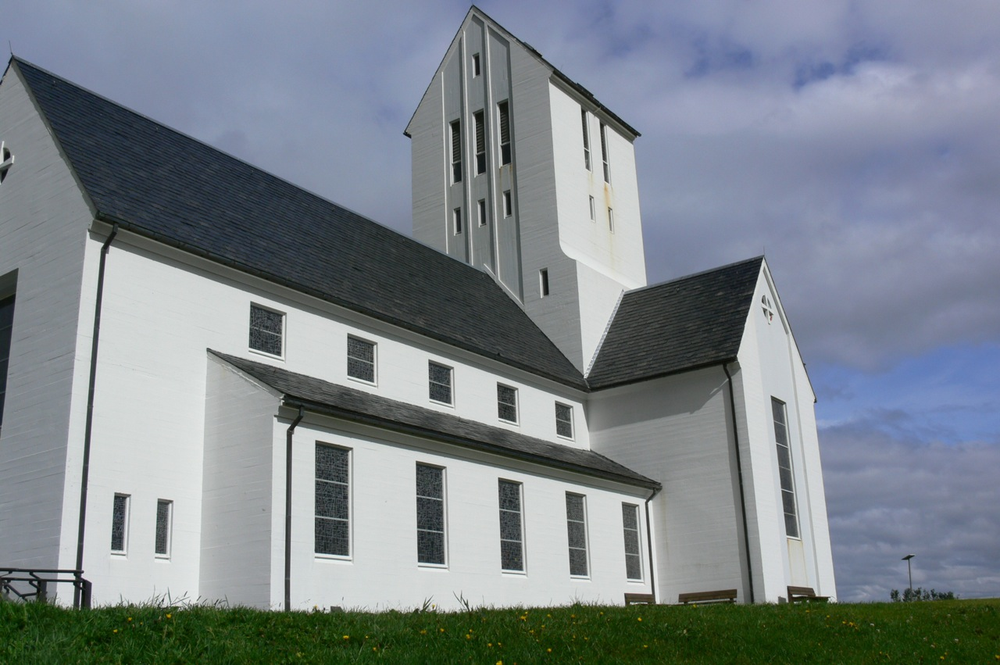
#> input picture ED10/church.png, 1000 x 665 px, shrunk from 1280 x 851 before the run
$ jupyter execute ED10.ipynb
#> lines starting #> are read from the running program, lines starting #| are printed output that depends on the picture
# Estudo Dirigido 10

### Aluno: Daniel da Rocha Carneiro

---

#### Importações

[cell 1]
import matplotlib.pyplot as plt
import numpy as np
import cv2 as cv
from copy import copy

img = cv.imread('church.png')
#> img is the input picture: shape (665, 1000, 3); mean B, G, R 138.3, 132.1, 123.7
img = cv.cvtColor(img, cv.COLOR_BGR2RGB)
plt.imshow(img)
plt.axis('off')
plt.show()

[cell 2]
# Converter para escala de cinza
gray = cv.cvtColor(img, cv.COLOR_RGB2GRAY)
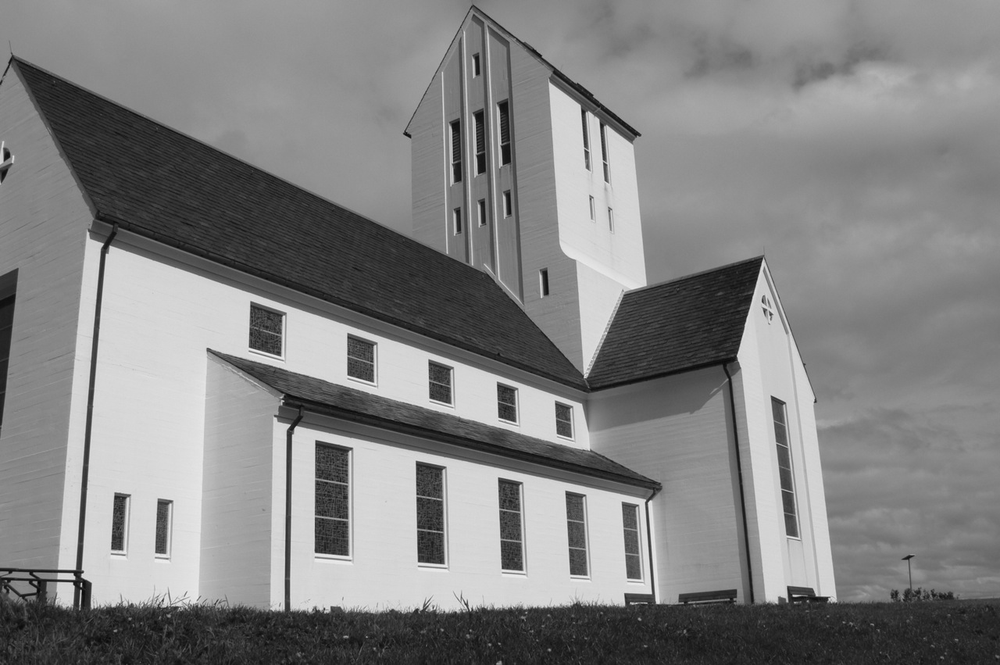
#> gray: shape (665, 1000); min 6, max 240, mean 130.3

bordas = cv.Canny(gray, 50, 150, apertureSize=3)
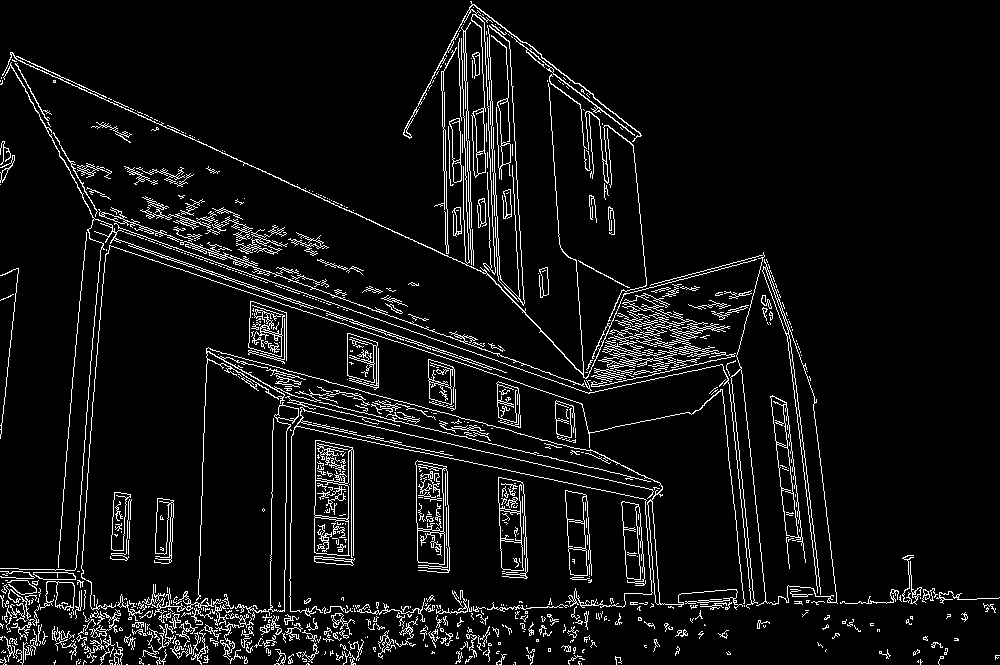
#> bordas: shape (665, 1000); 6.6% white in thin lines or dots

# Aplicando a transformada de Hough
linhas = cv.HoughLinesP(bordas, 1, np.pi/180, threshold=100, minLineLength=100, maxLineGap=7)
#> linhas = 64 rows, first 6: [87, 206, 504, 357], [236, 158, 488, 275], [459, 608, 581, 606], [279, 405, 573, 472], [326, 313, 443, 353], [87, 229, 402, 337]

result = copy(img)
height, width, _ = result.shape
#> height = 665; width = 1000
black_canvas = np.zeros((height, width, 3), dtype=np.uint8)


# Desenhar as linhas dectadas
for linha in linhas:
    x1, y1, x2, y2 = linha[0]
    cv.line(result, (x1, y1), (x2, y2), (255, 0,0), 2)
    cv.line(black_canvas, (x1, y1), (x2, y2), (0, 255, 0), 2)
#> this loop made 64 passes
#> (x1, y1, x2, y2) on passes 1 to 12: (87, 206, 504, 357), (236, 158, 488, 275), (459, 608, 581, 606), (279, 405, 573, 472), (326, 313, 443, 353), (87, 229, 402, 337), (10, 57, 214, 148), (388, 323, 589, 392), (336, 434, 652, 501), (786, 333, 817, 587), (72, 610, 88, 387), (206, 348, 326, 380)
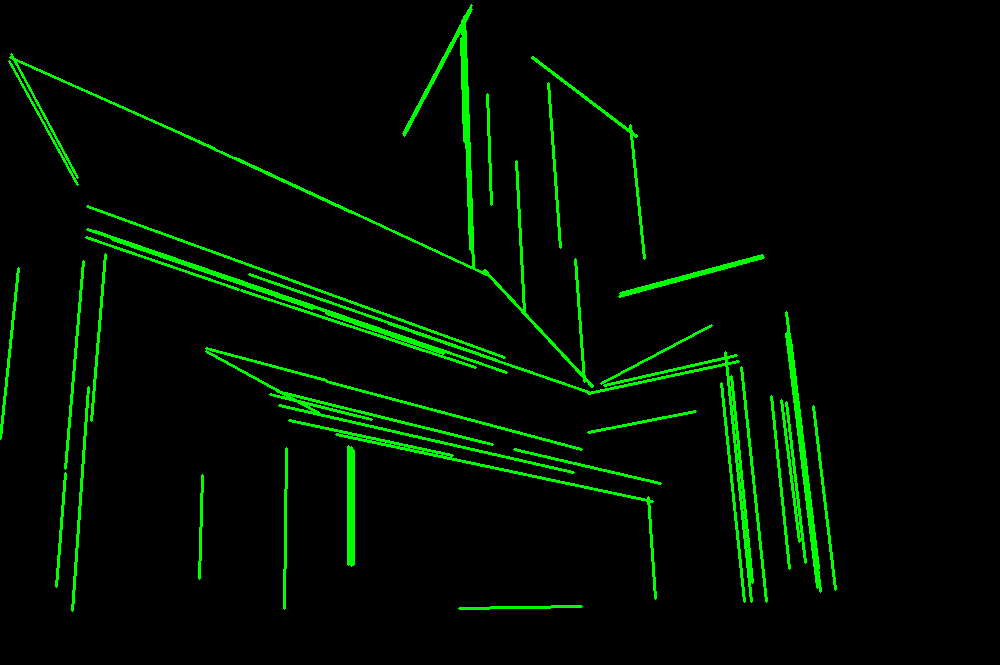
#> black_canvas: shape (665, 1000, 3); mean R, G, B 0, 12, 0
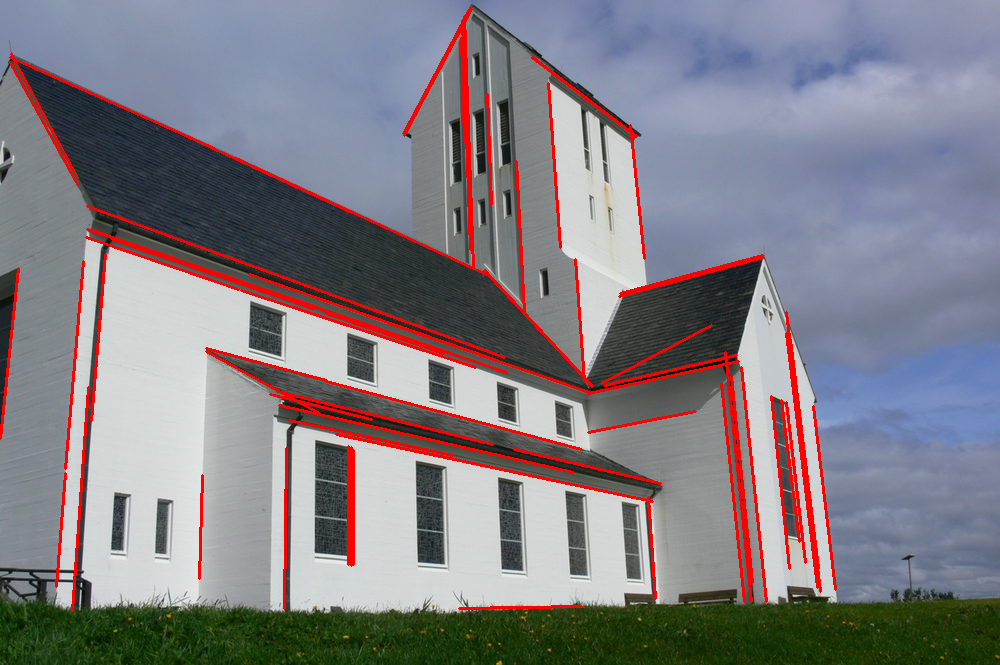
#> result: shape (665, 1000, 3); mean R, G, B 130.4, 126.5, 132.8


plt.imshow(img)
plt.axis('off')
plt.show()


plt.imshow(result)
plt.axis('off')
plt.show()

plt.imshow(black_canvas)
plt.axis('off')
plt.show()
